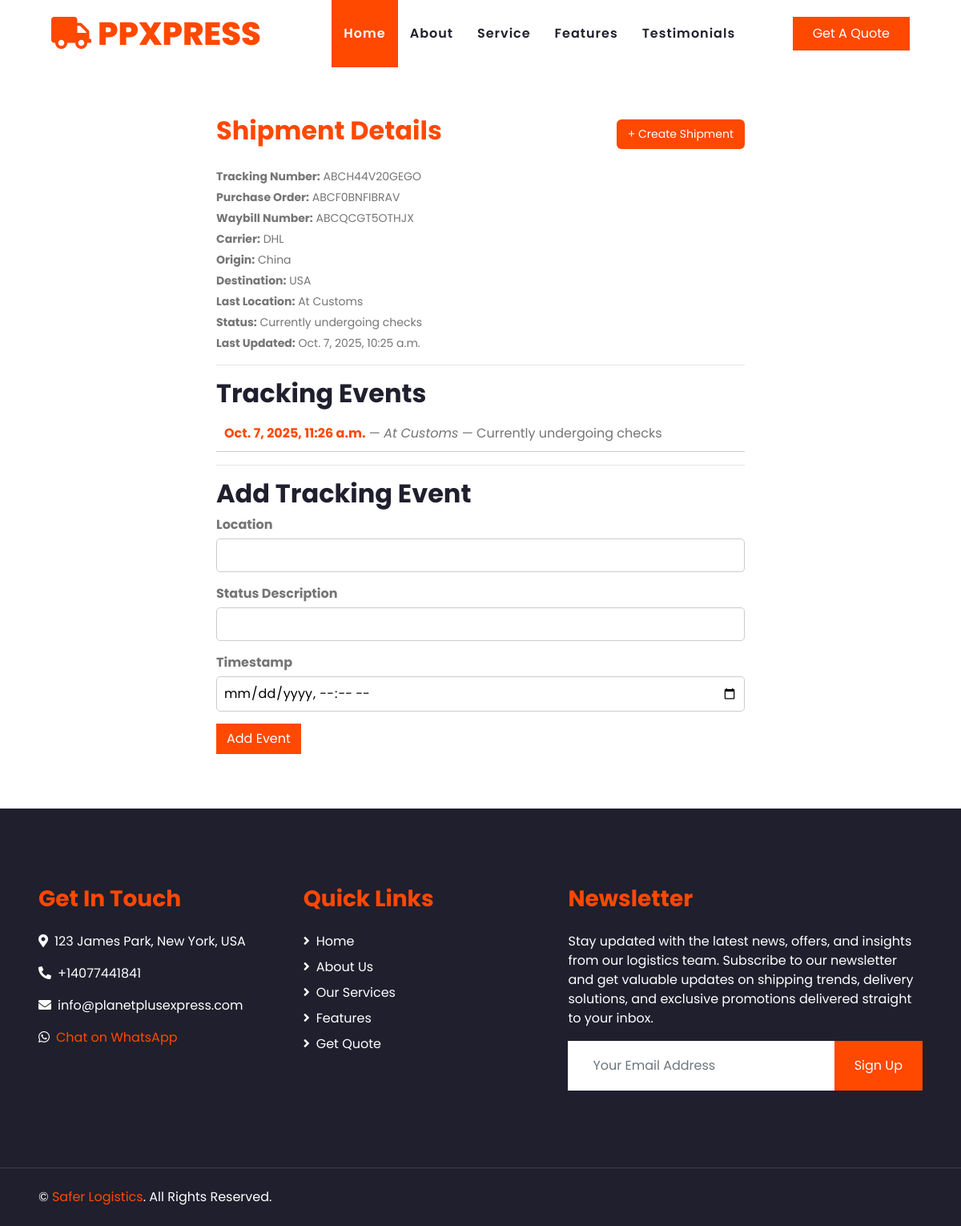
The app's page /freight/admin-freight/shipment-details/2/ (signed in) with its own data.
### freight/models.py (models this page shows, shortened)
class Shipment(models.Model):
    client = models.CharField(max_length=100, null=True, blank=True)
    email = models.EmailField(null=True, blank=True)
    tracking_number = models.CharField(max_length=50, unique=True)
    purchase_order = models.CharField(max_length=50, unique=True)
    waybill_number = models.CharField(max_length=50, unique=True)
    carrier = models.CharField(max_length=50, null=True, blank=True)
    origin = models.CharField(max_length=100, blank=True, null=True)
    destination = models.CharField(max_length=100, blank=True, null=True)
    status = models.CharField(
        max_length=100, blank=True, null=True
    )  # e.g., "In Transit", "Delivered"
    last_location = models.CharField(max_length=100, blank=True, null=True)
    estimated_delivery = models.DateField(blank=True, null=True)
    last_updated = models.DateTimeField(auto_now=True)
    created_at = models.DateTimeField(auto_now_add=True)
    class Meta:
        ordering = ["-created_at"]

class TrackingEvent(models.Model):
    shipment = models.ForeignKey(
        Shipment, on_delete=models.CASCADE, related_name="events"
    )
    location = models.CharField(max_length=100)
    status_description = models.CharField(max_length=255)  # e.g., "Arrived at facility"
    timestamp = models.DateTimeField()
    class Meta:
        ordering = ["-timestamp"]

### freight/views.py (the view)
def shipment_detail(request, pk):
    if not request.user.is_authenticated:
        messages.error(request, "Only accessible to Admins.")
        return redirect("login")
    shipment = get_object_or_404(Shipment, pk=pk)
    events = shipment.events.all()  # Because of related_name="events"
    if request.method == "POST":
        form = TrackingEventForm(request.POST)
        if form.is_valid():
            event = form.save(commit=False)
            event.shipment = shipment
            event.save()
            shipment.last_location = event.location
            shipment.status = event.status_description
            shipment.save()
            email = shipment.email
            if email:
                context = {
                    "client": shipment.client,
                    "url": "planetplusexpress.com",
                    "shipment": shipment,
                    "event": event,
                }
                template = render_to_string("freight/user_shipment_update.html", context)
                send_email(email, "Shipment Update", template)
            return redirect("shipment_details", pk=shipment.pk)
    else:
        form = TrackingEventForm()
    return render(
        request,
        "freight/shipment_detail.html",
        {
            "shipment": shipment,
            "events": events,
            "form": form,
        },
    )

### freight/forms.py (shortened to what this page needs)
class TrackingEventForm(forms.ModelForm):
    class Meta:
        model = TrackingEvent
        fields = ["location", "status_description", "timestamp"]

### freight/templates/freight/shipment_detail.html (shortened to what this page needs)
{% extends 'base.html' %} {% block content %}
<div class="shipment-detail-container">
  <div class="shipments-header">
    <h2 class="shipments-title">Shipment Details</h2>
    <a href="{% url 'create_shipment' %}" class="shipments-create-btn"
      >+ Create Shipment</a
    >
  </div>
  <div class="shipment-info">
    <p><strong>Tracking Number:</strong> {{ shipment.tracking_number }}</p>
    <p><strong>Purchase Order:</strong> {{ shipment.purchase_order }}</p>
    <p><strong>Waybill Number:</strong> {{ shipment.waybill_number }}</p>
    <p><strong>Carrier:</strong> {{ shipment.carrier }}</p>
    <p><strong>Origin:</strong> {{ shipment.origin }}</p>
    <p><strong>Destination:</strong> {{ shipment.destination }}</p>
    <p><strong>Last Location:</strong> {{ shipment.last_location }}</p>
    <p><strong>Status:</strong> {{ shipment.status }}</p>
    <p><strong>Last Updated:</strong> {{ shipment.last_updated }}</p>
  </div>
  <hr />
  <h2>Tracking Events</h2>
  {% if events %}
  <ul class="tracking-event-list">
    {% for event in events %}
    <li>
      <span class="event-time">{{ event.timestamp }}</span> —
      <span class="event-location">{{ event.location }}</span> —
      <span class="event-status">{{ event.status_description }}</span>
    </li>
    {% endfor %}
  </ul>
  {% else %}
  <p>No tracking events yet.</p>
  {% endif %}
  <hr />
  <h2>Add Tracking Event</h2>
  <form
    action="{% url 'shipment_details' shipment.id %}"
    method="POST"
    class="tracking-form"
  >
    <div class="form-group">
      <label for="location">Location</label>
      <input type="text" name="location" id="location" required />
    </div>
    <div class="form-group">
      <label for="status_description">Status Description</label>
      <input
        type="text"
        name="status_description"
        id="status_description"
        required
      />
    </div>
    <div class="form-group">
      <label for="timestamp">Timestamp</label>
      <input type="datetime-local" name="timestamp" id="timestamp" required />
    </div>
    <button type="submit" class="btn btn-primary">Add Event</button>
  </form>
</div>
{% endblock %}

### records on screen
Shipment: tracking_number "ABCH44V20GEGO", purchase_order "ABCF0BNFIBRAV", waybill_number "ABCQCGT5OTHJX", carrier "DHL", origin "China", destination "USA", last_location "At Customs", status "Currently undergoing checks", last_updated "Oct. 7, 2025, 10:25 a.m."
TrackingEvent: timestamp "Oct. 7, 2025, 11:26 a.m.", location "At Customs", status_description "Currently undergoing checks"
